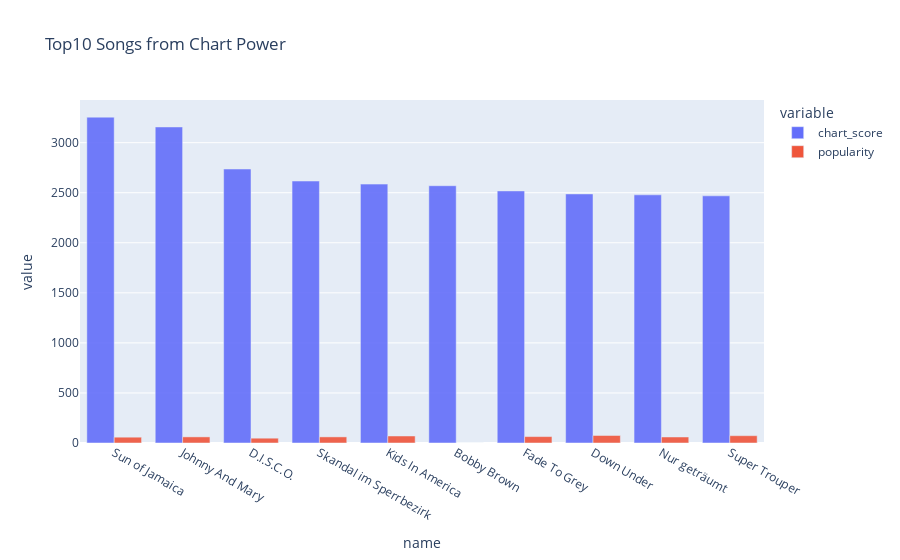

The notebook cell this image was saved under:
### Code cell
barplot(top10_tracks_chart,top10_tracks_chart.name,top10_tracks_chart.chart_score,top10_tracks_chart.popularity,"Top10 Songs from Chart Power")

### Figure 1 — Plotly figure (JSON) as saved in the notebook; plotly's stock layout.template omitted (floating-point values rounded to 4 significant figures)
{"data": [{"alignmentgroup": "True", "hovertemplate": "variable=chart_score<br>name=%{x}<br>value=%{y}<extra></extra>", "legendgroup": "chart_score", "marker": {"color": "#636efa", "opacity": 0.9, "pattern": {"shape": ""}}, "name": "chart_score", "offsetgroup": "chart_score", "orientation": "v", "showlegend": true, "textposition": "auto", "type": "bar", "x": ["Sun of Jamaica", "Johnny And Mary", "D.I.S.C.O.", "Skandal im Sperrbezirk", "Kids In America", "Bobby Brown", "Fade To Grey", "Down Under", "Nur geträumt", "Super Trouper"], "xaxis": "x", "y": [3255, 3157, 2737, 2617, 2586, 2570, 2518, 2488, 2479, 2469], "yaxis": "y"}, {"alignmentgroup": "True", "hovertemplate": "variable=popularity<br>name=%{x}<br>value=%{y}<extra></extra>", "legendgroup": "popularity", "marker": {"color": "#EF553B", "opacity": 0.9, "pattern": {"shape": ""}}, "name": "popularity", "offsetgroup": "popularity", "orientation": "v", "showlegend": true, "textposition": "auto", "type": "bar", "x": ["Sun of Jamaica", "Johnny And Mary", "D.I.S.C.O.", "Skandal im Sperrbezirk", "Kids In America", "Bobby Brown", "Fade To Grey", "Down Under", "Nur geträumt", "Super Trouper"], "xaxis": "x", "y": [58, 61, 48, 61, 70, 0, 64, 75, 60, 73], "yaxis": "y"}], "layout": {"barmode": "group", "legend": {"title": {"text": "variable"}, "tracegroupgap": 0}, "title": {"text": "Top10 Songs from Chart Power"}, "xaxis": {"anchor": "y", "domain": [0, 1], "title": {"text": "name"}}, "yaxis": {"anchor": "x", "domain": [0, 1], "title": {"text": "value"}}}}
